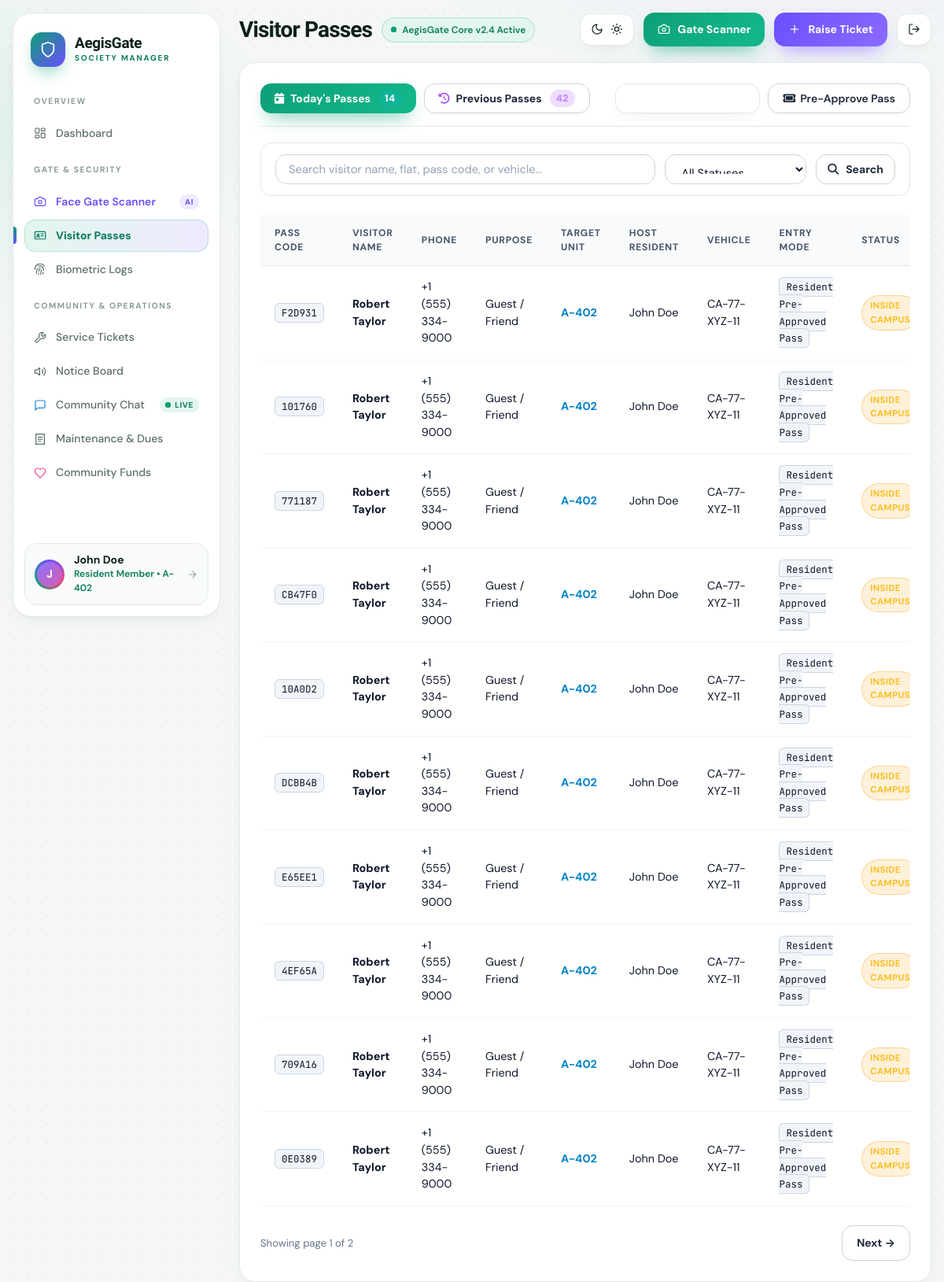
The page /visitors/ (signed in) on the database its author committed.
### society_app/models.py (models this page shows, shortened)
class User(AbstractUser):
    ROLE_CHOICES = (
        ('ADMIN', 'Society Admin / Committee Board'),
        ('STAFF', 'Security Gate Officer / Facility Staff'),
        ('RESIDENT', 'Resident Member'),
    )
    role = models.CharField(max_length=20, choices=ROLE_CHOICES, default='RESIDENT')
    phone_number = models.CharField(max_length=20, blank=True)
    flat_number = models.CharField(max_length=20, blank=True, help_text="e.g. A-402")
    block_tower = models.CharField(max_length=50, blank=True, help_text="e.g. Tower 1 / Emerald Block")
    family_members_count = models.PositiveIntegerField(
        default=1,
        blank=True,
        null=True,
        help_text="Total number of family members residing in this unit"
    )
    family_details = models.TextField(
        blank=True,
        default='',
        help_text="Family members description with names and ages (e.g. Jane Doe - Age 34, Tommy Doe - Age 8)"
    )
    lives_here = models.BooleanField(
        default=True,
        help_text="Specifies whether staff/resident lives on premises"
    )
    avatar = models.ImageField(upload_to='avatars/', blank=True, null=True)
    face_photo = models.ImageField(upload_to='face_profiles/', blank=True, null=True, help_text="Reference face photo for gate recognition")
    face_encoding = models.TextField(blank=True, null=True, help_text="Serialized facial feature descriptor")
    vehicle_number = models.CharField(max_length=30, blank=True, help_text="e.g. KA-01-MJ-4521")
    emergency_contact = models.CharField(max_length=50, blank=True)
    is_verified_resident = models.BooleanField(default=True)
    google_id = models.CharField(max_length=150, blank=True, null=True, help_text="Google OAuth UID/Sub")
    google_avatar_url = models.URLField(max_length=500, blank=True, null=True)
    is_google_verified = models.BooleanField(default=False)
    @property
    def is_admin_role(self):
        return self.role == 'ADMIN' or self.is_superuser
    @property
    def is_staff_role(self):
        return self.role in ['ADMIN', 'STAFF'] or self.is_staff

class VisitorLog(models.Model):
    ENTRY_TYPES = (
        ('MANUAL', 'Security Guard Entry'),
        ('PRE_APPROVED', 'Resident Pre-Approved Pass'),
        ('FACE_RECOGNITION', 'Biometric Fast-Track Entry'),
    )
    STATUS_CHOICES = (
        ('INSIDE', 'Inside Campus'),
        ('CHECKED_OUT', 'Checked Out'),
        ('DENIED', 'Access Denied'),
    )
    visitor_name = models.CharField(max_length=120)
    phone_number = models.CharField(max_length=20)
    purpose = models.CharField(max_length=150, help_text="e.g. Delivery, Guest, Contractor, Taxi")
    visiting_resident = models.ForeignKey(
        settings.AUTH_USER_MODEL, on_delete=models.SET_NULL, null=True, blank=True, related_name='hosted_visitors'
    )
    flat_number = models.CharField(max_length=20, help_text="Destination Unit")
    vehicle_number = models.CharField(max_length=30, blank=True, default='')
    entry_type = models.CharField(max_length=30, choices=ENTRY_TYPES, default='MANUAL')
    status = models.CharField(max_length=20, choices=STATUS_CHOICES, default='INSIDE')
    entry_time = models.DateTimeField(auto_now_add=True)
    exit_time = models.DateTimeField(blank=True, null=True)
    snapshot = models.ImageField(upload_to='visitor_snapshots/', blank=True, null=True)
    pass_code = models.CharField(max_length=20, blank=True, default='')
    class Meta:
        ordering = ['-entry_time']

### society_app/views.py (the view, shortened to what this page needs)
# urls.py: path('visitors/', views.visitor_list_view, name='visitor_list'),
@login_required
def visitor_list_view(request):
    user = request.user
    if user.is_admin_role or user.is_staff_role:
        base_visitors = VisitorLog.objects.all()
    else:
        base_visitors = VisitorLog.objects.filter(visiting_resident=user)
    today = timezone.now().date()
    today_passes_count = base_visitors.filter(entry_time__date=today).count()
    previous_passes_count = base_visitors.filter(entry_time__date__lt=today).count()
    time_filter = request.GET.get('time_filter', 'today').strip().lower()
    if time_filter not in ['today', 'previous']:
        time_filter = 'today'
    visitors = base_visitors
    if time_filter == 'today':
        visitors = visitors.filter(entry_time__date=today)
    elif time_filter == 'previous':
        visitors = visitors.filter(entry_time__date__lt=today)
    status_filter = request.GET.get('status')
    if status_filter:
        visitors = visitors.filter(status=status_filter)
    search = request.GET.get('q')
    paginator = Paginator(visitors, 10)
    page_number = request.GET.get('page')
    page_obj = paginator.get_page(page_number)
    return render(request, 'visitors/list.html', {
        'page_obj': page_obj,
        'status_filter': status_filter,
        'search': search,
        'time_filter': time_filter,
        'today_passes_count': today_passes_count,
        'previous_passes_count': previous_passes_count,
    })

### society_app/context_processors.py (called while the page is built)
def google_auth_settings(request):
    return {
        'GOOGLE_CLIENT_ID': getattr(settings, 'GOOGLE_CLIENT_ID', ''),
        'google_verified_user': request.session.get('google_user'),
    }

### templates/visitors/list.html (shortened to what this page needs)
{% extends 'base.html' %}
{% block page_title %}Visitor Passes{% endblock %}
{% block content %}
<div class="glass-panel" style="padding: 26px; margin-bottom: 24px;">
  <div style="display: flex; gap: 12px; border-bottom: 1px solid var(--border-glass); padding-bottom: 16px; margin-bottom: 20px; flex-wrap: wrap; align-items: center; justify-content: space-between;">
    <div style="display: flex; gap: 10px; flex-wrap: wrap; align-items: center;">
      <a href="{% url 'visitor_list' %}?time_filter=today{% if status_filter %}&status={{ status_filter }}{% endif %}{% if search %}&q={{ search }}{% endif %}"
         class="btn {% if time_filter == 'today' %}btn-primary{% else %}btn-secondary{% endif %}"
         style="display: inline-flex; align-items: center; gap: 8px; font-weight: 700; height: 38px;">
        <i class="fa-solid fa-calendar-day" style="color: var(--accent-cyan);"></i>
        Today's Passes
        <span class="badge" style="background: rgba(6, 182, 212, 0.2); color: var(--accent-cyan); font-weight: 800; font-size: 0.78rem; padding: 2px 8px; margin-left: 2px;">
          {{ today_passes_count }}
        </span>
      </a>
      <a href="{% url 'visitor_list' %}?time_filter=previous{% if status_filter %}&status={{ status_filter }}{% endif %}{% if search %}&q={{ search }}{% endif %}"
         class="btn {% if time_filter == 'previous' %}btn-primary{% else %}btn-secondary{% endif %}"
         style="display: inline-flex; align-items: center; gap: 8px; font-weight: 700; height: 38px;">
        <i class="fa-solid fa-clock-rotate-left" style="color: #a855f7;"></i>
        Previous Passes
        <span class="badge" style="background: rgba(168, 85, 247, 0.2); color: #c084fc; font-weight: 800; font-size: 0.78rem; padding: 2px 8px; margin-left: 2px;">
          {{ previous_passes_count }}
        </span>
      </a>
    </div>
    <div style="display: flex; gap: 10px; flex-wrap: wrap; align-items: center;">
      <a href="{% url 'face_terminal' %}" class="btn btn-cyan" style="height: 38px; display: inline-flex; align-items: center; gap: 6px; font-weight: 600;">
        <i class="fa-solid fa-camera"></i> Face Gate Scanner
      </a>
      <a href="{% url 'visitor_preapprove' %}" class="btn btn-secondary" style="height: 38px; display: inline-flex; align-items: center; gap: 6px; font-weight: 600;">
        <i class="fa-solid fa-ticket"></i> Pre-Approve Pass
      </a>
    </div>
  </div>
  <form method="GET" style="display: flex; flex-wrap: wrap; gap: 12px; margin-bottom: 24px; padding: 14px 18px; background: rgba(255, 255, 255, 0.02); border-radius: var(--radius-md); border: 1px solid var(--border-glass); align-items: center;">
    <div style="flex: 1; min-width: 220px;">
      <input type="text" name="q" value="{{ search|default:'' }}" class="form-input" placeholder="Search visitor name, flat, pass code, or vehicle..." style="height: 38px;">
    </div>
    <div style="width: 180px;">
      <select name="status" class="form-select" onchange="this.form.submit()" style="height: 38px;">
        <option value="">All Statuses</option>
      </select>
    </div>
    <button type="submit" class="btn btn-secondary btn-sm" style="height: 38px; padding: 0 14px;"><i class="fa-solid fa-magnifying-glass"></i> Search</button>
  </form>
  <div class="table-responsive">
    <table class="glass-table">
      <thead>
        <tr>
          <th>Pass Code</th>
          <th>Visitor Name</th>
          <th>Phone</th>
          <th>Purpose</th>
          <th>Target Unit</th>
          <th>Host Resident</th>
          <th>Vehicle</th>
          <th>Entry Mode</th>
          <th>Status</th>
        </tr>
      </thead>
      <tbody>
        {% for v in page_obj %}
        <tr>
          <td><span class="badge-code" style="color: var(--accent-emerald);">{{ v.pass_code }}</span></td>
          <td><strong>{{ v.visitor_name }}</strong></td>
          <td>{{ v.phone_number }}</td>
          <td>{{ v.purpose }}</td>
          <td><strong style="color: var(--accent-cyan);">{{ v.flat_number }}</strong></td>
          <td>
            {% if v.visiting_resident %}
              {{ v.visiting_resident.get_full_name|default:v.visiting_resident.username }}
            {% else %}
              <span style="color: var(--text-dim);">General / Facility</span>
            {% endif %}
          </td>
          <td>{{ v.vehicle_number|default:"Walk-in" }}</td>
          <td><span class="badge-code">{{ v.get_entry_type_display }}</span></td>
          <td>
            <span class="badge {% if v.status == 'INSIDE' %}badge-open{% elif v.status == 'CHECKED_OUT' %}badge-resolved{% else %}badge-urgent{% endif %}">
              {{ v.get_status_display }}
            </span>
          </td>
        </tr>
        {% endfor %}
      </tbody>
    </table>
  </div>
  {% if page_obj.has_other_pages %}
  <div class="pagination-container">
    <div style="font-size: 0.82rem; color: var(--text-dim);">
      Showing page {{ page_obj.number }} of {{ page_obj.paginator.num_pages }}
    </div>
    <div class="pagination-links">
      {% if page_obj.has_next %}
      <a href="?page={{ page_obj.next_page_number }}{% if time_filter %}&time_filter={{ time_filter }}{% endif %}" class="btn btn-secondary btn-sm">Next &rarr;</a>
      {% endif %}
    </div>
  </div>
  {% endif %}
</div>
{% endblock %}

### templates/base.html (shortened to what this page needs)
{% load static %}
<!DOCTYPE html>
<html lang="en">
<head>
  <link rel="stylesheet" href="https://cdnjs.cloudflare.com/ajax/libs/font-awesome/6.4.0/css/all.min.css">
  <link rel="stylesheet" href="{% static 'css/styles.css' %}">
</head>
<body>
  <div class="app">
    {% if user.is_authenticated %}
    <aside class="side" id="side" aria-label="Main navigation">
      <a href="{% url 'dashboard' %}" class="brand">
        <div class="brand-mark">
          <svg class="i"><use href="#i-shield"/></svg>
        </div>
        <div>
          <b>AegisGate</b>
          <small>SOCIETY MANAGER</small>
        </div>
      </a>
      <div class="nav-label">OVERVIEW</div>
      <nav class="nav">
        <a href="{% url 'dashboard' %}" class="nav-item {% if request.resolver_match.url_name == 'dashboard' %}active{% endif %}">
          <svg class="i"><use href="#i-grid"/></svg>
          <span>Dashboard</span>
        </a>
      </nav>
      <div class="nav-label">GATE &amp; SECURITY</div>
      <nav class="nav">
        <a href="{% url 'face_terminal' %}" class="nav-item {% if request.resolver_match.url_name == 'face_terminal' %}active{% endif %}">
          <svg class="i" style="color: var(--violet);"><use href="#i-camera"/></svg>
          <span style="font-weight: 600; color: var(--violet);">Face Gate Scanner</span>
          <span class="tag tag-ai">AI</span>
        </a>
        <a href="{% url 'visitor_list' %}" class="nav-item {% if 'visitor' in request.resolver_match.url_name %}active{% endif %}">
          <svg class="i"><use href="#i-id"/></svg>
          <span>Visitor Passes</span>
        </a>
        <a href="{% url 'biometric_logs' %}" class="nav-item {% if request.resolver_match.url_name == 'biometric_logs' %}active{% endif %}">
          <svg class="i"><use href="#i-finger"/></svg>
          <span>Biometric Logs</span>
        </a>
      </nav>
      <div class="nav-label">COMMUNITY &amp; OPERATIONS</div>
      <nav class="nav">
        <a href="{% url 'ticket_list' %}" class="nav-item {% if 'ticket' in request.resolver_match.url_name %}active{% endif %}">
          <svg class="i"><use href="#i-wrench"/></svg>
          <span>Service Tickets</span>
        </a>
        <a href="{% url 'notice_list' %}" class="nav-item {% if 'notice' in request.resolver_match.url_name %}active{% endif %}">
          <svg class="i"><use href="#i-notice"/></svg>
          <span>Notice Board</span>
        </a>
        <a href="{% url 'community_chat' %}" class="nav-item {% if request.resolver_match.url_name == 'community_chat' %}active{% endif %}">
          <svg class="i" style="color: var(--sky);"><use href="#i-chat"/></svg>
          <span>Community Chat</span>
          <span class="tag tag-live"><i class="dot"></i>LIVE</span>
        </a>
        <a href="{% url 'maintenance_list' %}" class="nav-item {% if 'maintenance' in request.resolver_match.url_name %}active{% endif %}">
          <svg class="i"><use href="#i-receipt"/></svg>
          <span>Maintenance &amp; Dues</span>
        </a>
        <a href="{% url 'funds_list' %}" class="nav-item {% if 'fund' in request.resolver_match.url_name %}active{% endif %}">
          <svg class="i" style="color: var(--rose);"><use href="#i-heart"/></svg>
          <span>Community Funds</span>
        </a>
      </nav>
      <a href="{% url 'profile' %}" class="me" title="View &amp; Edit Profile">
        <div class="avatar">
          {% if user.avatar %}
            <img src="{{ user.avatar.url }}" alt="avatar" style="width: 100%; height: 100%; border-radius: 50%; object-fit: cover;">
          {% else %}
            <span>{{ user.username|make_list|first|upper }}</span>
          {% endif %}
        </div>
        <div style="min-width: 0; flex: 1;">
          <b style="white-space: nowrap; overflow: hidden; text-overflow: ellipsis; display: block;">{{ user.get_full_name|default:user.username }}</b>
          <small>{{ user.get_role_display }}{% if user.flat_number %} • {{ user.flat_number }}{% endif %}</small>
        </div>
        <svg class="i" style="width: 14px !important; height: 14px !important; color: var(--faint);"><use href="#i-arrow"/></svg>
      </a>
    </aside>
    {% endif %}
    <main class="main" style="{% if not user.is_authenticated %}grid-column: 1 / -1; max-width: 1000px; margin: 40px auto; width: 100%;{% endif %}">
      {% if user.is_authenticated %}
      <header class="topbar">
        <h1>{% block page_title %}Overview{% endblock %}</h1>
        <span class="chip ok chip-core"><i class="dot"></i>AegisGate Core v2.4 Active</span>
        <button class="btn btn-icon theme-btn" id="themeBtn" aria-label="Toggle theme" title="Switch between light and dark theme">
          <svg class="i ti-moon"><use href="#i-moon"/></svg>
          <svg class="i ti-sun"><use href="#i-sun"/></svg>
        </button>
        <a href="{% url 'face_terminal' %}" class="btn btn-primary">
          <svg class="i"><use href="#i-camera"/></svg>
          <span>Gate Scanner</span>
        </a>
        <a href="{% url 'ticket_create' %}" class="btn btn-violet">
          <svg class="i"><use href="#i-plus"/></svg>
          <span>Raise Ticket</span>
        </a>
        <a href="{% url 'logout' %}" class="btn btn-icon" title="Log out" aria-label="Log out">
          <svg class="i"><use href="#i-logout"/></svg>
        </a>
      </header>
      {% endif %}
      {% block content %}{% endblock %}
    </main>
  </div>
</body>
</html>

### rows shown on the page
User: username|make_list "J", get_full_name "John Doe", role "Resident Member", flat_number "A-402"
VisitorLog: pass_code "F2D931", visitor_name "Robert Taylor", phone_number "+1 (555) 334-9000", purpose "Guest / Friend", flat_number "A-402", visiting_resident.get_full_name "John Doe", vehicle_number "CA-77-XYZ-11", entry_type "Resident Pre-Approved Pass", status "INSIDE CAMPUS"
VisitorLog: pass_code "101760", visitor_name "Robert Taylor", phone_number "+1 (555) 334-9000", purpose "Guest / Friend", flat_number "A-402", visiting_resident.get_full_name "John Doe", vehicle_number "CA-77-XYZ-11", entry_type "Resident Pre-Approved Pass", status "INSIDE CAMPUS"
VisitorLog: pass_code "771187", visitor_name "Robert Taylor", phone_number "+1 (555) 334-9000", purpose "Guest / Friend", flat_number "A-402", visiting_resident.get_full_name "John Doe", vehicle_number "CA-77-XYZ-11", entry_type "Resident Pre-Approved Pass", status "INSIDE CAMPUS"
VisitorLog: pass_code "CB47F0", visitor_name "Robert Taylor", phone_number "+1 (555) 334-9000", purpose "Guest / Friend", flat_number "A-402", visiting_resident.get_full_name "John Doe", vehicle_number "CA-77-XYZ-11", entry_type "Resident Pre-Approved Pass", status "INSIDE CAMPUS"
VisitorLog: pass_code "10A0D2", visitor_name "Robert Taylor", phone_number "+1 (555) 334-9000", purpose "Guest / Friend", flat_number "A-402", visiting_resident.get_full_name "John Doe", vehicle_number "CA-77-XYZ-11", entry_type "Resident Pre-Approved Pass", status "INSIDE CAMPUS"
VisitorLog: pass_code "DCBB4B", visitor_name "Robert Taylor", phone_number "+1 (555) 334-9000", purpose "Guest / Friend", flat_number "A-402", visiting_resident.get_full_name "John Doe", vehicle_number "CA-77-XYZ-11", entry_type "Resident Pre-Approved Pass", status "INSIDE CAMPUS"
VisitorLog: pass_code "E65EE1", visitor_name "Robert Taylor", phone_number "+1 (555) 334-9000", purpose "Guest / Friend", flat_number "A-402", visiting_resident.get_full_name "John Doe", vehicle_number "CA-77-XYZ-11", entry_type "Resident Pre-Approved Pass", status "INSIDE CAMPUS"
VisitorLog: pass_code "4EF65A", visitor_name "Robert Taylor", phone_number "+1 (555) 334-9000", purpose "Guest / Friend", flat_number "A-402", visiting_resident.get_full_name "John Doe", vehicle_number "CA-77-XYZ-11", entry_type "Resident Pre-Approved Pass", status "INSIDE CAMPUS"
VisitorLog: pass_code "709A16", visitor_name "Robert Taylor", phone_number "+1 (555) 334-9000", purpose "Guest / Friend", flat_number "A-402", visiting_resident.get_full_name "John Doe", vehicle_number "CA-77-XYZ-11", entry_type "Resident Pre-Approved Pass", status "INSIDE CAMPUS"
VisitorLog: pass_code "0E0389", visitor_name "Robert Taylor", phone_number "+1 (555) 334-9000", purpose "Guest / Friend", flat_number "A-402", visiting_resident.get_full_name "John Doe", vehicle_number "CA-77-XYZ-11", entry_type "Resident Pre-Approved Pass", status "INSIDE CAMPUS"

### other values the page prints
{{ today_passes_count }} "14"
{{ previous_passes_count }} "42"
{{ page_obj.number }} "1"
{{ page_obj.paginator.num_pages }} "2"
